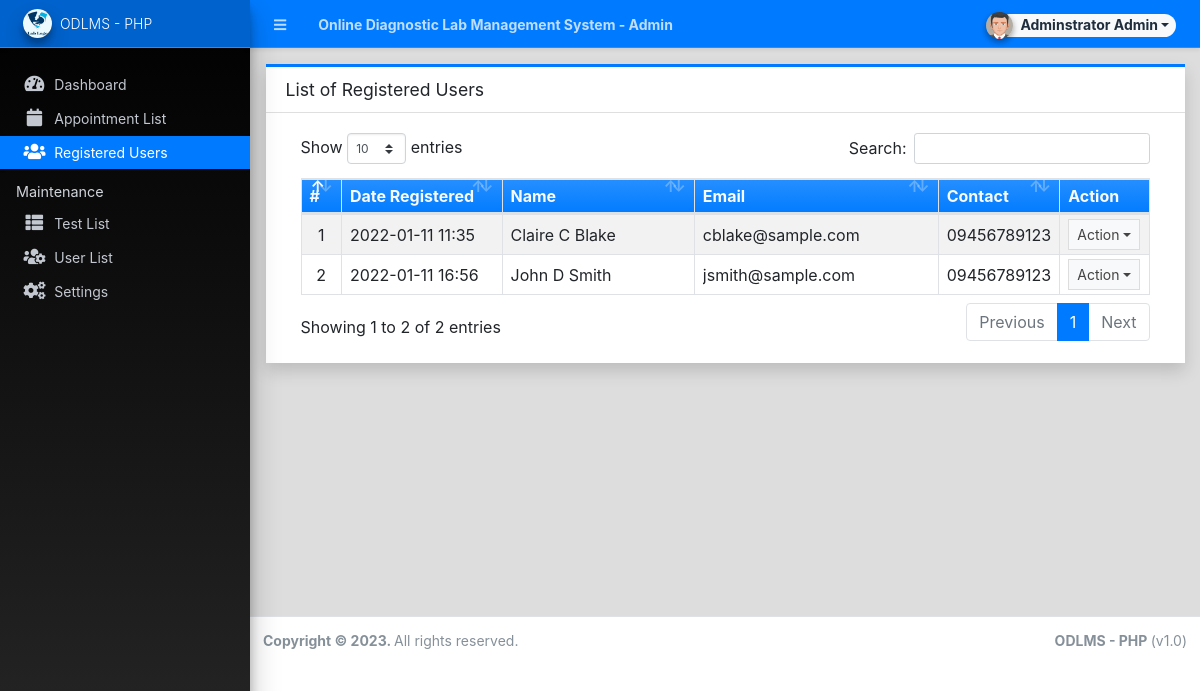
/admin/?page=clients (signed in), run on the app's committed database.
### tables this page shows
CREATE TABLE `client_list` (
  `id` int(30) NOT NULL,
  `firstname` text NOT NULL,
  `middlename` text NOT NULL,
  `lastname` text NOT NULL,
  `gender` varchar(50) NOT NULL,
  `contact` varchar(150) NOT NULL,
  `email` text NOT NULL,
  `password` text NOT NULL,
  `dob` date NOT NULL,
  `address` text NOT NULL,
  `avatar` text DEFAULT NULL,
  `delete_flag` tinyint(1) NOT NULL DEFAULT 0,
  `date_created` datetime NOT NULL DEFAULT current_timestamp(),
  `date_updated` datetime DEFAULT NULL ON UPDATE current_timestamp()
);

### admin/clients/index.php (the view, shortened to what this page needs)
<div class="card card-outline card-primary rounded-0 shadow">
	<div class="card-header">
		<h3 class="card-title">List of Registered Users</h3>
	</div>
	<div class="card-body">
		<div class="container-fluid">
        <div class="container-fluid">
			<table class="table table-bordered table-hover table-striped">
				<colgroup>
					<col width="5%">
					<col width="20%">
					<col width="25%">
					<col width="30%">
					<col width="10%">
					<col width="10%">
				</colgroup>
				<thead>
					<tr class="bg-gradient-primary text-light">
						<th>#</th>
						<th>Date Registered</th>
						<th>Name</th>
						<th>Email</th>
						<th>Contact</th>
						<th>Action</th>
					</tr>
				</thead>
				<tbody>
					<?php
						$i = 1;
						$qry = $conn->query("SELECT *,CONCAT(firstname,' ',middlename,' ', lastname) as fullname from `client_list` order by CONCAT(firstname,' ',middlename,' ', lastname) asc ");
						while($row = $qry->fetch_assoc()):
					?>
						<tr>
							<td class="text-center"><?php echo $i++; ?></td>
							<td class=""><?php echo date("Y-m-d H:i",strtotime($row['date_created'])) ?></td>
							<td class=""><p class="m-0 truncate-1"><?php echo $row['fullname'] ?></p></td>
							<td class=""><p class="m-0 truncate-1"><?php echo $row['email'] ?></p></td>
							<td class=""><p class="m-0 truncate-1"><?php echo $row['contact'] ?></p></td>
							<td align="center">
								 <button type="button" class="btn btn-flat btn-default btn-sm dropdown-toggle dropdown-icon" data-toggle="dropdown">
				                  		Action
				                  </button>
							</td>
						</tr>
					<?php endwhile; ?>
				</tbody>
			</table>
		</div>
		</div>
	</div>
</div>

### data on the page
client_list: date_created "2022-01-11 11:35", fullname "Claire C Blake", email "cblake@sample.com", contact "09456789123"
client_list: date_created "2022-01-11 16:56", fullname "John D Smith", email "jsmith@sample.com", contact "09456789123"

### other printed values
$_settings->info('name') "Online Diagnostic Lab Management System"
$_settings->userdata('firstname').' '.$_settings->userdata('lastname') "Adminstrator Admin"
$_settings->info('short_name') "ODLMS - PHP"
